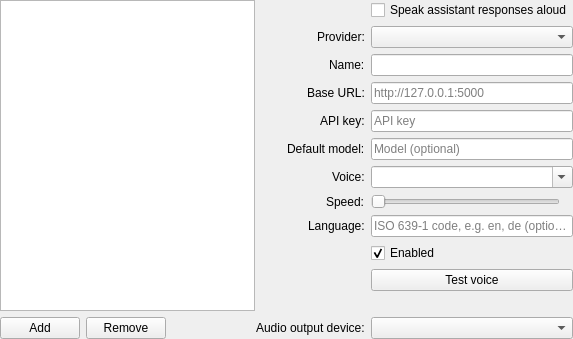
<?xml version="1.0" encoding="UTF-8"?>
<ui version="4.0">
 <class>TtsPage</class>
 <widget class="QWidget" name="TtsPage">
  <layout class="QVBoxLayout" name="outerLayout">
   <property name="leftMargin">
    <number>0</number>
   </property>
   <property name="topMargin">
    <number>0</number>
   </property>
   <property name="rightMargin">
    <number>0</number>
   </property>
   <property name="bottomMargin">
    <number>0</number>
   </property>
   <item>
    <widget class="QSplitter" name="splitter">
     <property name="orientation">
      <enum>Qt::Horizontal</enum>
     </property>
     <property name="handleWidth">
      <number>1</number>
     </property>
     <widget class="QWidget" name="leftWidget">
      <layout class="QVBoxLayout" name="leftLayout">
       <item>
        <widget class="QListWidget" name="list">
         <property name="minimumSize">
          <size>
           <width>200</width>
           <height>0</height>
          </size>
         </property>
        </widget>
       </item>
       <item>
        <layout class="QHBoxLayout" name="listButtons">
         <item>
          <widget class="QPushButton" name="addButton">
           <property name="text">
            <string>Add</string>
           </property>
          </widget>
         </item>
         <item>
          <widget class="QPushButton" name="removeButton">
           <property name="text">
            <string>Remove</string>
           </property>
          </widget>
         </item>
         <item>
          <spacer name="listSpacer">
           <property name="orientation">
            <enum>Qt::Horizontal</enum>
           </property>
           <property name="sizeHint" stdset="0">
            <size>
             <width>40</width>
             <height>20</height>
            </size>
           </property>
          </spacer>
         </item>
        </layout>
       </item>
      </layout>
     </widget>
     <widget class="QWidget" name="formWidget">
      <layout class="QFormLayout" name="formLayout">
       <property name="labelAlignment">
        <set>Qt::AlignRight|Qt::AlignVCenter</set>
       </property>
       <item row="0" column="1">
        <widget class="QCheckBox" name="speakResponsesBox">
         <property name="text">
          <string>Speak assistant responses aloud</string>
         </property>
        </widget>
       </item>
       <item row="1" column="0">
        <widget class="QLabel" name="providerLabel">
         <property name="text">
          <string>Provider:</string>
         </property>
        </widget>
       </item>
       <item row="1" column="1">
        <widget class="QComboBox" name="kindCombo"/>
       </item>
       <item row="2" column="0">
        <widget class="QLabel" name="nameLabel">
         <property name="text">
          <string>Name:</string>
         </property>
        </widget>
       </item>
       <item row="2" column="1">
        <widget class="QLineEdit" name="nameEdit"/>
       </item>
       <item row="3" column="0">
        <widget class="QLabel" name="urlLabel">
         <property name="text">
          <string>Base URL:</string>
         </property>
        </widget>
       </item>
       <item row="3" column="1">
        <widget class="QLineEdit" name="urlEdit">
         <property name="accessibleName">
          <string>Base URL</string>
         </property>
         <property name="placeholderText">
          <string>http://127.0.0.1:5000</string>
         </property>
        </widget>
       </item>
       <item row="4" column="0">
        <widget class="QLabel" name="apiKeyLabel">
         <property name="text">
          <string>API key:</string>
         </property>
        </widget>
       </item>
       <item row="4" column="1">
        <widget class="QLineEdit" name="apiKeyEdit">
         <property name="echoMode">
          <enum>QLineEdit::Password</enum>
         </property>
         <property name="placeholderText">
          <string>API key</string>
         </property>
        </widget>
       </item>
       <item row="5" column="0">
        <widget class="QLabel" name="modelLabel">
         <property name="text">
          <string>Default model:</string>
         </property>
        </widget>
       </item>
       <item row="5" column="1">
        <widget class="QLineEdit" name="modelEdit">
         <property name="placeholderText">
          <string>Model (optional)</string>
         </property>
        </widget>
       </item>
       <item row="6" column="0">
        <widget class="QLabel" name="voiceLabel">
         <property name="text">
          <string>Voice:</string>
         </property>
        </widget>
       </item>
       <item row="6" column="1">
        <widget class="QComboBox" name="voiceCombo">
         <property name="editable">
          <bool>true</bool>
         </property>
         <property name="insertPolicy">
          <enum>QComboBox::NoInsert</enum>
         </property>
         <property name="sizePolicy">
          <sizepolicy hsizetype="Expanding" vsizetype="Fixed">
           <horstretch>0</horstretch>
           <verstretch>0</verstretch>
          </sizepolicy>
         </property>
        </widget>
       </item>
       <item row="7" column="0">
        <widget class="QLabel" name="speedLabel">
         <property name="text">
          <string>Speed:</string>
         </property>
        </widget>
       </item>
       <item row="7" column="1">
        <layout class="QHBoxLayout" name="speedRow">
         <item>
          <widget class="QSlider" name="speedSlider">
           <property name="orientation">
            <enum>Qt::Horizontal</enum>
           </property>
           <property name="toolTip">
            <string>Speech speed</string>
           </property>
          </widget>
         </item>
         <item>
          <widget class="QLabel" name="speedValueLabel"/>
         </item>
        </layout>
       </item>
       <item row="8" column="0">
        <widget class="QLabel" name="languageLabel">
         <property name="text">
          <string>Language:</string>
         </property>
        </widget>
       </item>
       <item row="8" column="1">
        <widget class="QLineEdit" name="languageEdit">
         <property name="placeholderText">
          <string>ISO 639-1 code, e.g. en, de (optional)</string>
         </property>
        </widget>
       </item>
       <item row="9" column="1">
        <widget class="QCheckBox" name="enabledBox">
         <property name="text">
          <string>Enabled</string>
         </property>
         <property name="checked">
          <bool>true</bool>
         </property>
        </widget>
       </item>
       <item row="10" column="1">
        <widget class="QPushButton" name="testButton">
         <property name="text">
          <string>Test voice</string>
         </property>
        </widget>
       </item>
       <item row="11" column="1">
        <widget class="QLabel" name="testResultLabel">
         <property name="visible">
          <bool>false</bool>
         </property>
         <property name="wordWrap">
          <bool>true</bool>
         </property>
        </widget>
       </item>
       <item row="12" column="0">
        <widget class="QLabel" name="deviceLabel">
         <property name="text">
          <string>Audio output device:</string>
         </property>
        </widget>
       </item>
       <item row="12" column="1">
        <widget class="QComboBox" name="deviceCombo"/>
       </item>
      </layout>
     </widget>
    </widget>
   </item>
  </layout>
 </widget>
 <resources/>
 <connections/>
</ui>
